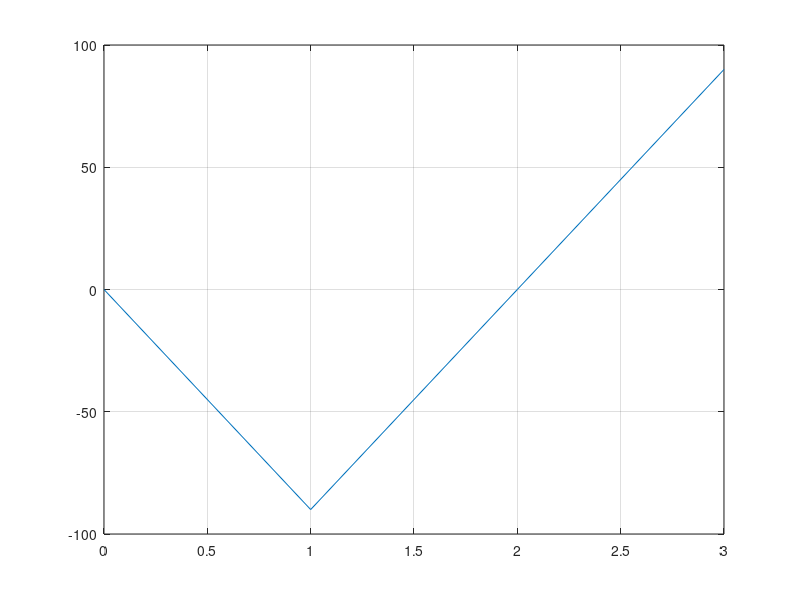

MATLAB code for this plot:
%phase plot
x=[1 1 1 0];
y=fft(x);
m=abs(y);
p=unwrap(angle(y));
f=0:1:3;

subplot(1,1,1);
plot(f,p*180/pi);grid
